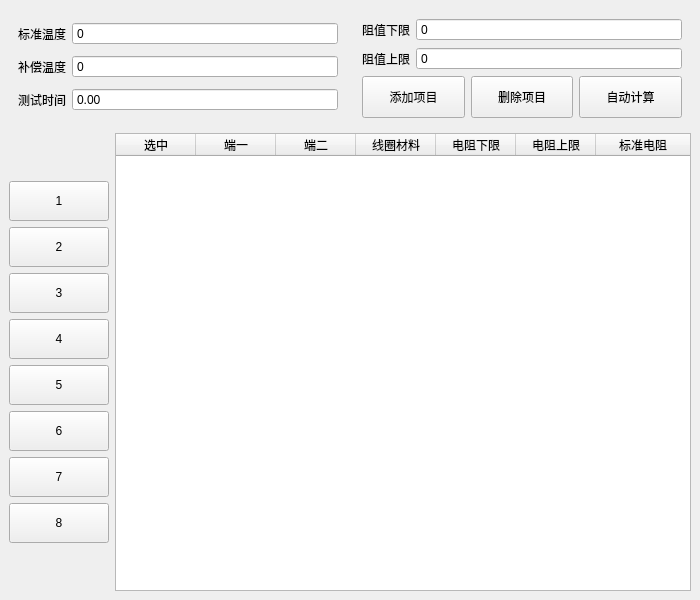
<?xml version="1.0" encoding="UTF-8"?>
<ui version="4.0">
 <class>CConfigRes</class>
 <widget class="QWidget" name="CConfigRes">
  <property name="geometry">
   <rect>
    <x>0</x>
    <y>0</y>
    <width>700</width>
    <height>600</height>
   </rect>
  </property>
  <property name="windowTitle">
   <string>Form</string>
  </property>
  <layout class="QVBoxLayout" name="verticalLayout_4">
   <property name="margin">
    <number>0</number>
   </property>
   <item>
    <widget class="QWidget" name="widget" native="true">
     <layout class="QVBoxLayout" name="verticalLayout_3">
      <item>
       <widget class="QWidget" name="widget_2" native="true">
        <layout class="QHBoxLayout" name="horizontalLayout_4">
         <property name="margin">
          <number>0</number>
         </property>
         <item>
          <widget class="QWidget" name="widget_3" native="true">
           <layout class="QGridLayout" name="gridLayout_3">
            <item row="0" column="0">
             <widget class="QLabel" name="label">
              <property name="text">
               <string>标准温度</string>
              </property>
              <property name="alignment">
               <set>Qt::AlignCenter</set>
              </property>
             </widget>
            </item>
            <item row="0" column="1">
             <widget class="QDoubleSpinBox" name="doubleSpinBoxA">
              <property name="sizePolicy">
               <sizepolicy hsizetype="Expanding" vsizetype="Fixed">
                <horstretch>0</horstretch>
                <verstretch>0</verstretch>
               </sizepolicy>
              </property>
              <property name="buttonSymbols">
               <enum>QAbstractSpinBox::NoButtons</enum>
              </property>
              <property name="decimals">
               <number>0</number>
              </property>
             </widget>
            </item>
            <item row="4" column="0">
             <widget class="QLabel" name="label_5">
              <property name="text">
               <string>测试时间</string>
              </property>
              <property name="alignment">
               <set>Qt::AlignCenter</set>
              </property>
             </widget>
            </item>
            <item row="4" column="1">
             <widget class="QDoubleSpinBox" name="doubleSpinBoxC">
              <property name="sizePolicy">
               <sizepolicy hsizetype="Expanding" vsizetype="Fixed">
                <horstretch>0</horstretch>
                <verstretch>0</verstretch>
               </sizepolicy>
              </property>
              <property name="buttonSymbols">
               <enum>QAbstractSpinBox::NoButtons</enum>
              </property>
             </widget>
            </item>
            <item row="2" column="1">
             <widget class="QDoubleSpinBox" name="doubleSpinBoxB">
              <property name="sizePolicy">
               <sizepolicy hsizetype="Expanding" vsizetype="Fixed">
                <horstretch>0</horstretch>
                <verstretch>0</verstretch>
               </sizepolicy>
              </property>
              <property name="buttonSymbols">
               <enum>QAbstractSpinBox::NoButtons</enum>
              </property>
              <property name="decimals">
               <number>0</number>
              </property>
             </widget>
            </item>
            <item row="2" column="0">
             <widget class="QLabel" name="label_2">
              <property name="text">
               <string>补偿温度</string>
              </property>
              <property name="alignment">
               <set>Qt::AlignCenter</set>
              </property>
             </widget>
            </item>
           </layout>
          </widget>
         </item>
         <item>
          <widget class="QWidget" name="widget_4" native="true">
           <layout class="QVBoxLayout" name="verticalLayout">
            <item>
             <layout class="QGridLayout" name="gridLayout_2">
              <item row="0" column="0">
               <widget class="QLabel" name="label_3">
                <property name="text">
                 <string>阻值下限</string>
                </property>
                <property name="alignment">
                 <set>Qt::AlignCenter</set>
                </property>
               </widget>
              </item>
              <item row="0" column="1">
               <widget class="QDoubleSpinBox" name="doubleSpinBoxD">
                <property name="sizePolicy">
                 <sizepolicy hsizetype="Expanding" vsizetype="Fixed">
                  <horstretch>0</horstretch>
                  <verstretch>0</verstretch>
                 </sizepolicy>
                </property>
                <property name="buttonSymbols">
                 <enum>QAbstractSpinBox::NoButtons</enum>
                </property>
                <property name="decimals">
                 <number>0</number>
                </property>
               </widget>
              </item>
              <item row="1" column="0">
               <widget class="QLabel" name="label_4">
                <property name="text">
                 <string>阻值上限</string>
                </property>
                <property name="alignment">
                 <set>Qt::AlignCenter</set>
                </property>
               </widget>
              </item>
              <item row="1" column="1">
               <widget class="QDoubleSpinBox" name="doubleSpinBoxE">
                <property name="sizePolicy">
                 <sizepolicy hsizetype="Expanding" vsizetype="Fixed">
                  <horstretch>0</horstretch>
                  <verstretch>0</verstretch>
                 </sizepolicy>
                </property>
                <property name="buttonSymbols">
                 <enum>QAbstractSpinBox::NoButtons</enum>
                </property>
                <property name="decimals">
                 <number>0</number>
                </property>
               </widget>
              </item>
             </layout>
            </item>
            <item>
             <widget class="QWidget" name="widget_5" native="true">
              <layout class="QHBoxLayout" name="horizontalLayout_2">
               <property name="margin">
                <number>0</number>
               </property>
               <item>
                <widget class="QPushButton" name="btnInsert">
                 <property name="minimumSize">
                  <size>
                   <width>0</width>
                   <height>42</height>
                  </size>
                 </property>
                 <property name="text">
                  <string>添加项目</string>
                 </property>
                </widget>
               </item>
               <item>
                <widget class="QPushButton" name="btnDelete">
                 <property name="minimumSize">
                  <size>
                   <width>0</width>
                   <height>42</height>
                  </size>
                 </property>
                 <property name="text">
                  <string>删除项目</string>
                 </property>
                </widget>
               </item>
               <item>
                <widget class="QPushButton" name="btnAuto">
                 <property name="minimumSize">
                  <size>
                   <width>0</width>
                   <height>42</height>
                  </size>
                 </property>
                 <property name="text">
                  <string>自动计算</string>
                 </property>
                </widget>
               </item>
              </layout>
             </widget>
            </item>
           </layout>
          </widget>
         </item>
        </layout>
       </widget>
      </item>
      <item>
       <widget class="QWidget" name="widget_6" native="true">
        <layout class="QHBoxLayout" name="horizontalLayout">
         <property name="margin">
          <number>0</number>
         </property>
         <item>
          <widget class="QWidget" name="dockWidget" native="true">
           <property name="minimumSize">
            <size>
             <width>100</width>
             <height>0</height>
            </size>
           </property>
           <layout class="QVBoxLayout" name="verticalLayout_5">
            <property name="margin">
             <number>0</number>
            </property>
            <item>
             <spacer name="verticalSpacer_2">
              <property name="orientation">
               <enum>Qt::Vertical</enum>
              </property>
              <property name="sizeHint" stdset="0">
               <size>
                <width>20</width>
                <height>40</height>
               </size>
              </property>
             </spacer>
            </item>
            <item>
             <widget class="QPushButton" name="Key_1">
              <property name="minimumSize">
               <size>
                <width>0</width>
                <height>40</height>
               </size>
              </property>
              <property name="text">
               <string>1</string>
              </property>
             </widget>
            </item>
            <item>
             <widget class="QPushButton" name="Key_2">
              <property name="minimumSize">
               <size>
                <width>0</width>
                <height>40</height>
               </size>
              </property>
              <property name="text">
               <string>2</string>
              </property>
             </widget>
            </item>
            <item>
             <widget class="QPushButton" name="Key_3">
              <property name="minimumSize">
               <size>
                <width>0</width>
                <height>40</height>
               </size>
              </property>
              <property name="text">
               <string>3</string>
              </property>
             </widget>
            </item>
            <item>
             <widget class="QPushButton" name="Key_4">
              <property name="minimumSize">
               <size>
                <width>0</width>
                <height>40</height>
               </size>
              </property>
              <property name="text">
               <string>4</string>
              </property>
             </widget>
            </item>
            <item>
             <widget class="QPushButton" name="Key_5">
              <property name="minimumSize">
               <size>
                <width>0</width>
                <height>40</height>
               </size>
              </property>
              <property name="text">
               <string>5</string>
              </property>
             </widget>
            </item>
            <item>
             <widget class="QPushButton" name="Key_6">
              <property name="minimumSize">
               <size>
                <width>0</width>
                <height>40</height>
               </size>
              </property>
              <property name="text">
               <string>6</string>
              </property>
             </widget>
            </item>
            <item>
             <widget class="QPushButton" name="Key_7">
              <property name="minimumSize">
               <size>
                <width>0</width>
                <height>40</height>
               </size>
              </property>
              <property name="text">
               <string>7</string>
              </property>
             </widget>
            </item>
            <item>
             <widget class="QPushButton" name="Key_8">
              <property name="minimumSize">
               <size>
                <width>0</width>
                <height>40</height>
               </size>
              </property>
              <property name="text">
               <string>8</string>
              </property>
             </widget>
            </item>
            <item>
             <spacer name="verticalSpacer">
              <property name="orientation">
               <enum>Qt::Vertical</enum>
              </property>
              <property name="sizeHint" stdset="0">
               <size>
                <width>20</width>
                <height>40</height>
               </size>
              </property>
             </spacer>
            </item>
           </layout>
          </widget>
         </item>
         <item>
          <widget class="QTableWidget" name="tableWidget">
           <property name="editTriggers">
            <set>QAbstractItemView::AllEditTriggers</set>
           </property>
           <property name="rowCount">
            <number>0</number>
           </property>
           <attribute name="horizontalHeaderDefaultSectionSize">
            <number>80</number>
           </attribute>
           <attribute name="horizontalHeaderStretchLastSection">
            <bool>true</bool>
           </attribute>
           <attribute name="verticalHeaderDefaultSectionSize">
            <number>50</number>
           </attribute>
           <column>
            <property name="text">
             <string>选中</string>
            </property>
           </column>
           <column>
            <property name="text">
             <string>端一</string>
            </property>
           </column>
           <column>
            <property name="text">
             <string>端二</string>
            </property>
           </column>
           <column>
            <property name="text">
             <string>线圈材料</string>
            </property>
           </column>
           <column>
            <property name="text">
             <string>电阻下限</string>
            </property>
           </column>
           <column>
            <property name="text">
             <string>电阻上限</string>
            </property>
           </column>
           <column>
            <property name="text">
             <string>标准电阻</string>
            </property>
           </column>
          </widget>
         </item>
        </layout>
       </widget>
      </item>
     </layout>
    </widget>
   </item>
  </layout>
 </widget>
 <resources/>
 <connections/>
</ui>
